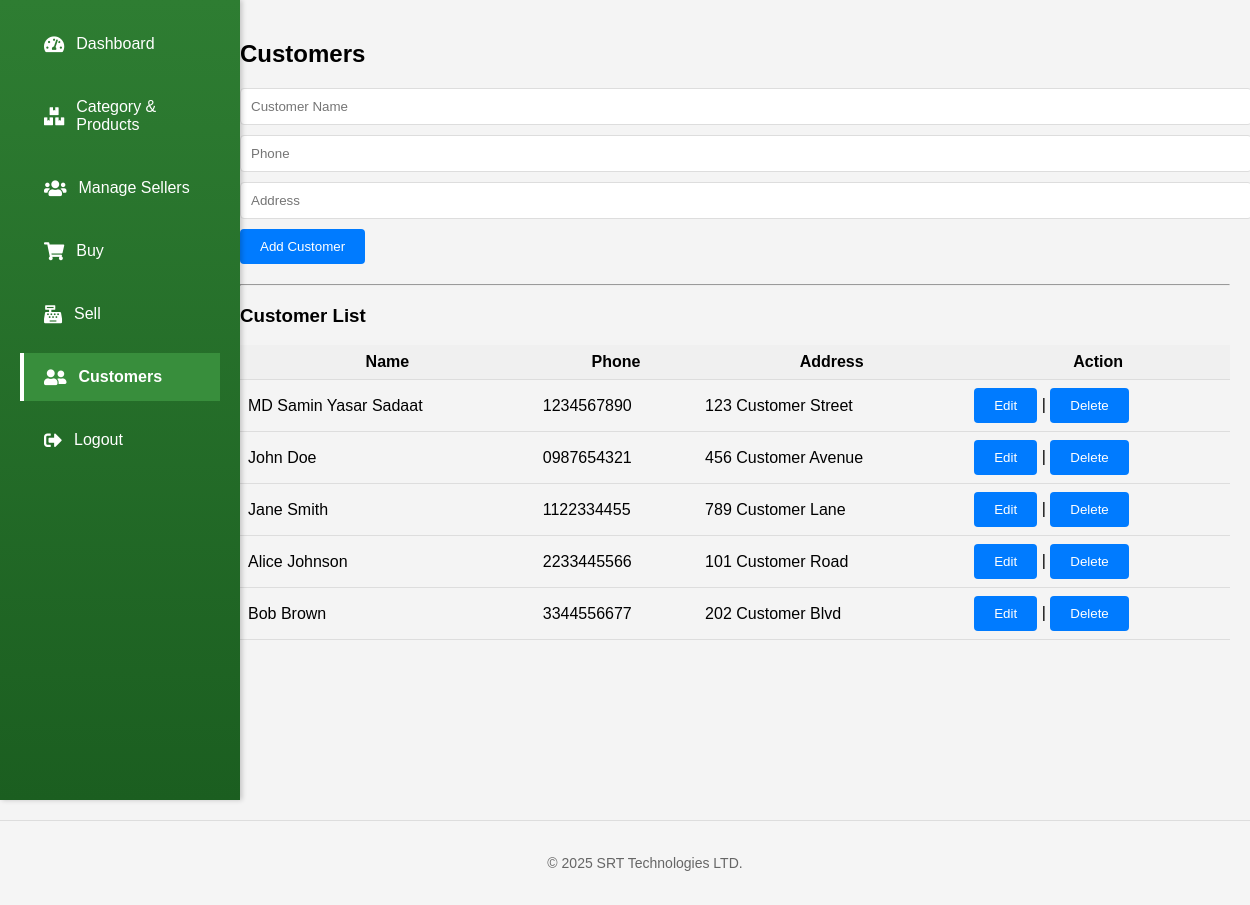
Screenshot of /pages/customers.php (signed in) with the database file from the repository.
### tables this page shows
CREATE TABLE customers (
    id INT AUTO_INCREMENT PRIMARY KEY,
    name VARCHAR(255) NOT NULL,
    phone VARCHAR(20),  
    address TEXT,
    created_at TIMESTAMP DEFAULT CURRENT_TIMESTAMP,
    INDEX idx_name (name),  
    INDEX idx_phone (phone),  
    FULLTEXT idx_address (address)  
);

### pages/customers.php (the view, shortened to what this page needs)
<?php
include '../includes/header.php';
include '../includes/sidebar.php';
$customersSql = "SELECT * FROM customers";
$customersResult = $conn->query($customersSql);
?>
<h2>Customers</h2>
<form method="post">
    <input type="text" name="name" placeholder="Customer Name" required><br>
    <input type="text" name="phone" placeholder="Phone" required><br>
    <input type="text" name="address" placeholder="Address" required><br>
    <button type="submit" name="add_customer">Add Customer</button>
</form>
<hr>
<h3>Customer List</h3>
<table>
    <thead>
        <tr>
            <th>Name</th>
            <th>Phone</th>
            <th>Address</th>
            <th>Action</th>
        </tr>
    </thead>
    <tbody>
        <?php
        if ($customersResult->num_rows > 0) {
            while ($customerRow = $customersResult->fetch_assoc()) {
                echo "<tr>";
                echo "<td>" . $customerRow['name'] . "</td>";
                echo "<td>" . $customerRow['phone'] . "</td>";
                echo "<td>" . $customerRow['address'] . "</td>";
                echo "<td>";
                echo "<button onclick=\"editCustomer(" . $customerRow['id'] . ", '" . $customerRow['name'] . "', '" . $customerRow['phone'] . "', '" . $customerRow['address'] . "')\">Edit</button> | ";
                echo "<form method='post' style='display:inline;'><input type='hidden' name='id' value='" . $customerRow['id'] . "'><button type='submit' name='delete_customer'>Delete</button></form>";
                echo "</td>";
                echo "</tr>";
            }
        } else {
            echo "<tr><td colspan='4'>No customers found</td></tr>";
        }
        ?>
    </tbody>
</table>
<?php include '../includes/footer.php'; ?>

### assets/css/style.css (style rules this page uses)
body { font-family: Arial, sans-serif; margin: 0; padding: 0; background-color: #f4f4f4; }
table { width: 100%; border-collapse: collapse; margin-bottom: 20px; }
th, td { padding: 8px; border-bottom: 1px solid #ddd; }
th { background-color: #f0f0f0; }
form { margin-bottom: 20px; }
input[type="text"], input[type="number"], input[type="date"], select, textarea { width: 100%; padding: 10px; margin-bottom: 10px; border: 1px solid #ddd; border-radius: 4px; }
button { padding: 10px 20px; background-color: #007bff; color: white; border: none; border-radius: 4px; cursor: pointer; }

### rows the page displays
customers: name "MD Samin Yasar Sadaat", phone "1234567890", address "123 Customer Street"
customers: name "John Doe", phone "0987654321", address "456 Customer Avenue"
customers: name "Jane Smith", phone "1122334455", address "789 Customer Lane"
customers: name "Alice Johnson", phone "2233445566", address "101 Customer Road"
customers: name "Bob Brown", phone "3344556677", address "202 Customer Blvd"
